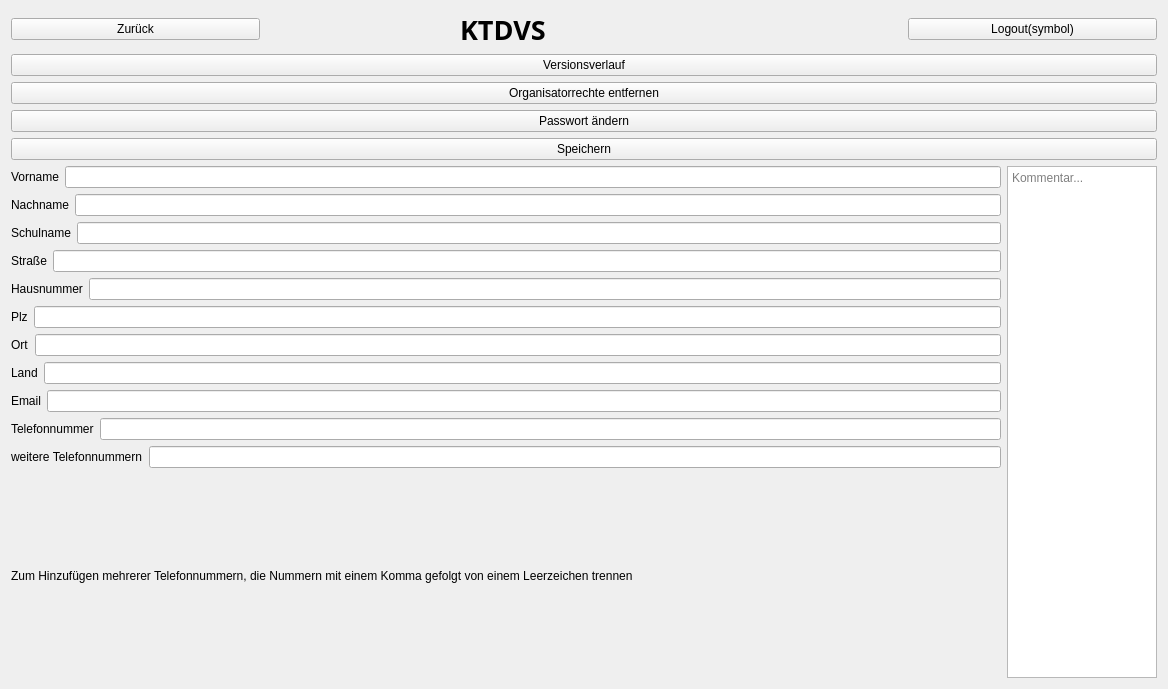
<?xml version="1.0" encoding="UTF-8"?>
<ui version="4.0">
 <class>View_TeilnehmerTeilnehmerHinzufuegen</class>
 <widget class="QWidget" name="View_TeilnehmerTeilnehmerHinzufuegen">
  <property name="geometry">
   <rect>
    <x>0</x>
    <y>0</y>
    <width>1168</width>
    <height>689</height>
   </rect>
  </property>
  <property name="windowTitle">
   <string>Form</string>
  </property>
  <layout class="QVBoxLayout" name="verticalLayout_2">
   <item>
    <layout class="QGridLayout" name="gridLayout">
     <item row="3" column="1">
      <widget class="QTextEdit" name="Komentar">
       <property name="maximumSize">
        <size>
         <width>150</width>
         <height>16777215</height>
        </size>
       </property>
       <property name="placeholderText">
        <string>Kommentar...</string>
       </property>
      </widget>
     </item>
     <item row="3" column="0">
      <layout class="QVBoxLayout" name="Daten">
       <item>
        <layout class="QHBoxLayout" name="ueberschriftAltVers_2">
         <item>
          <widget class="QLabel" name="label_13">
           <property name="text">
            <string>Vorname</string>
           </property>
          </widget>
         </item>
         <item>
          <widget class="QLineEdit" name="lineEdit_11">
           <property name="enabled">
            <bool>true</bool>
           </property>
          </widget>
         </item>
        </layout>
       </item>
       <item>
        <layout class="QHBoxLayout" name="horizontalLayout_7">
         <item>
          <widget class="QLabel" name="label_14">
           <property name="text">
            <string>Nachname</string>
           </property>
          </widget>
         </item>
         <item>
          <widget class="QLineEdit" name="lineEdit_12"/>
         </item>
        </layout>
       </item>
       <item>
        <layout class="QHBoxLayout" name="horizontalLayout_8">
         <item>
          <widget class="QLabel" name="label_15">
           <property name="text">
            <string>Schulname</string>
           </property>
          </widget>
         </item>
         <item>
          <widget class="QLineEdit" name="lineEdit_13"/>
         </item>
        </layout>
       </item>
       <item>
        <layout class="QHBoxLayout" name="horizontalLayout_17">
         <item>
          <widget class="QLabel" name="label_16">
           <property name="text">
            <string>Straße</string>
           </property>
          </widget>
         </item>
         <item>
          <widget class="QLineEdit" name="lineEdit_14"/>
         </item>
        </layout>
       </item>
       <item>
        <layout class="QHBoxLayout" name="horizontalLayout_18">
         <item>
          <widget class="QLabel" name="label_17">
           <property name="text">
            <string>Hausnummer</string>
           </property>
          </widget>
         </item>
         <item>
          <widget class="QLineEdit" name="lineEdit_15"/>
         </item>
        </layout>
       </item>
       <item>
        <layout class="QHBoxLayout" name="horizontalLayout_19">
         <item>
          <widget class="QLabel" name="label_18">
           <property name="text">
            <string>Plz</string>
           </property>
          </widget>
         </item>
         <item>
          <widget class="QLineEdit" name="lineEdit_16"/>
         </item>
        </layout>
       </item>
       <item>
        <layout class="QHBoxLayout" name="horizontalLayout_20">
         <item>
          <widget class="QLabel" name="label_19">
           <property name="text">
            <string>Ort</string>
           </property>
          </widget>
         </item>
         <item>
          <widget class="QLineEdit" name="lineEdit_17"/>
         </item>
        </layout>
       </item>
       <item>
        <layout class="QHBoxLayout" name="horizontalLayout_21">
         <item>
          <widget class="QLabel" name="label_20">
           <property name="text">
            <string>Land</string>
           </property>
          </widget>
         </item>
         <item>
          <widget class="QLineEdit" name="lineEdit_18"/>
         </item>
        </layout>
       </item>
       <item>
        <layout class="QHBoxLayout" name="horizontalLayout_22">
         <item>
          <widget class="QLabel" name="label_22">
           <property name="text">
            <string>Email</string>
           </property>
          </widget>
         </item>
         <item>
          <widget class="QLineEdit" name="lineEdit_20"/>
         </item>
        </layout>
       </item>
       <item>
        <layout class="QHBoxLayout" name="horizontalLayout_9">
         <item>
          <widget class="QLabel" name="label_21">
           <property name="text">
            <string>Telefonnummer</string>
           </property>
          </widget>
         </item>
         <item>
          <widget class="QLineEdit" name="lineEdit_19"/>
         </item>
        </layout>
       </item>
       <item>
        <layout class="QHBoxLayout" name="horizontalLayout_10">
         <item>
          <widget class="QLabel" name="label">
           <property name="text">
            <string>weitere Telefonnummern</string>
           </property>
          </widget>
         </item>
         <item>
          <widget class="QLineEdit" name="lineEdit_21"/>
         </item>
        </layout>
       </item>
       <item>
        <layout class="QVBoxLayout" name="verticalLayout">
         <item>
          <widget class="QLabel" name="label_2">
           <property name="text">
            <string>Zum Hinzufügen mehrerer Telefonnummern, die Nummern mit einem Komma gefolgt von einem Leerzeichen trennen</string>
           </property>
           <property name="scaledContents">
            <bool>true</bool>
           </property>
          </widget>
         </item>
        </layout>
       </item>
      </layout>
     </item>
     <item row="1" column="0" colspan="2">
      <layout class="QVBoxLayout" name="Buttons">
       <item>
        <widget class="QPushButton" name="Versionsverlauf">
         <property name="text">
          <string>Versionsverlauf</string>
         </property>
        </widget>
       </item>
       <item>
        <widget class="QPushButton" name="OrganisatorrechteEntfernen">
         <property name="layoutDirection">
          <enum>Qt::LeftToRight</enum>
         </property>
         <property name="autoFillBackground">
          <bool>false</bool>
         </property>
         <property name="text">
          <string>Organisatorrechte entfernen</string>
         </property>
         <property name="autoRepeat">
          <bool>false</bool>
         </property>
        </widget>
       </item>
       <item>
        <widget class="QPushButton" name="PwAndern">
         <property name="text">
          <string>Passwort ändern</string>
         </property>
        </widget>
       </item>
       <item>
        <widget class="QPushButton" name="Speichern">
         <property name="text">
          <string>Speichern</string>
         </property>
        </widget>
       </item>
      </layout>
     </item>
     <item row="0" column="0" colspan="2">
      <layout class="QHBoxLayout" name="Seitenheader_2">
       <property name="spacing">
        <number>200</number>
       </property>
       <item>
        <widget class="QPushButton" name="zurueck_2">
         <property name="text">
          <string>Zurück</string>
         </property>
        </widget>
       </item>
       <item>
        <widget class="QLabel" name="KTDVS_2">
         <property name="font">
          <font>
           <family>Arial Black</family>
           <pointsize>20</pointsize>
           <weight>75</weight>
           <bold>true</bold>
          </font>
         </property>
         <property name="text">
          <string>KTDVS</string>
         </property>
        </widget>
       </item>
       <item>
        <widget class="QPushButton" name="logout_2">
         <property name="text">
          <string>Logout(symbol)</string>
         </property>
        </widget>
       </item>
      </layout>
     </item>
    </layout>
   </item>
  </layout>
 </widget>
 <resources/>
 <connections/>
</ui>
